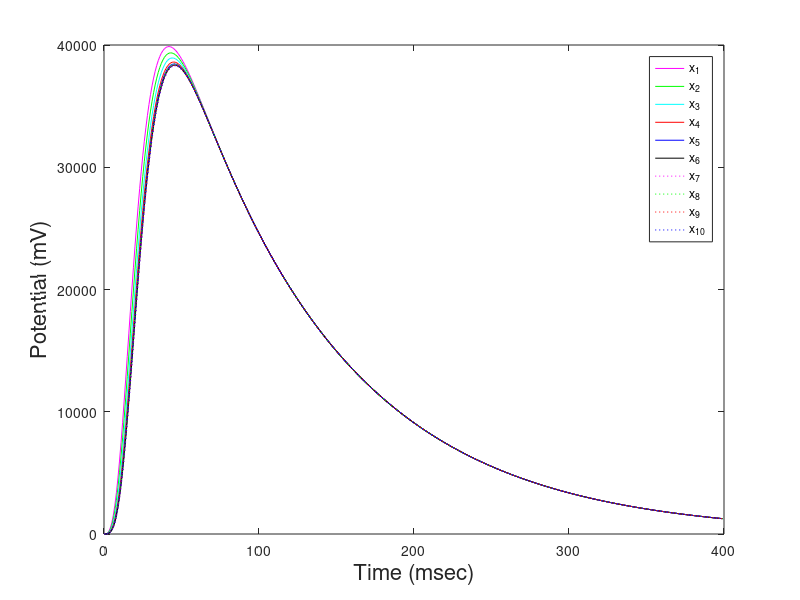

Source code (MATLAB):
% dendrite.m
%
% M-file to hold and process matrices pertaining to the
% dendrite electrical modeling problem. It then uses
% the Backward-Euler method with average parameter values for
% the cell to obtain the cell potentials.  Finally, a plot
% of potentials is issued.
%
% Doug Daniels
% 06-07-01 

% average parameter values
dt = 1;      % time step for backward-euler method
ell = .1;        % fiber length (cm)
a = 0.025;      % fiber radius (cm)
rho_i = 100;     % cytoplasmic resistivity (Ohm cm)
rho_m = 1000;   % membrane resistivity (Ohm cm^2)
E_m = 0;      % resting potential mV
N = 8;         % number of compartments
c = .1;		% micro farad
R_i = rho_i*(ell/N)/(pi*a*a);   % axial resistance (Ohm)
R_m = rho_m/(2*pi*a*ell/N);     % lateral resistance (Ohm)

A_cb = 4*pi*(.05)^2;
R_cb = rho_m/A_cb;
C_cb = c*A_cb;
C_m = c*(2*pi*a*ell/N);

% node-edge adjacency matrix
A = [	-1 0 0 0 0 0 0 0 0 0;
     	-1 0 0 0 0 0 0 0 0 0;
 	-1 1 0 0 0 0 0 0 0 0;
        0 -1 0 0 0 0 0 0 0 0;
        0 -1 0 0 0 0 0 0 0 0; 
        0 -1 1 0 0 0 0 0 0 0;
        0 0 -1 0 0 0 0 0 0 0;
        0 0 -1 0 0 0 0 0 0 0;
      	0 0 -1 1 0 0 0 0 0 0;
  	0 0 0 1 -1 0 0 0 0 0;
	0 0 0 0 -1 0 0 0 0 0;
	0 0 0 0 -1 0 0 0 0 0;
	0 0 0 0 -1 1 0 0 0 0;
	0 0 0 0 0 -1 0 0 0 0;
	0 0 0 0 0 -1 0 0 0 0;
	0 0 0 0 0 -1 1 0 0 0;
	0 0 0 0 0 0 -1 0 0 0;
	0 0 0 0 0 0 -1 0 0 0;
	0 0 0 -1 0 0 0 1 0 0;
	0 0 0 0 0 0 0 -1 0 0;
	0 0 0 0 0 0 0 -1 0 0;
	0 0 0 0 0 0 0 -1 1 0;
	0 0 0 0 0 0 0 0 -1 0;
	0 0 0 0 0 0 0 0 -1 0;
	0 0 0 0 0 0 0 0 -1 1;
	0 0 0 0 0 0 0 0 0 -1;
	0 0 0 0 0 0 0 0 0 -1 ];

% vector of batteries
b = - E_m .* [0; 1; 0; 0; 1; 0; 0; 1; 0; 0; 0; 1; 0; 0; 1; 0; 0;
     1; 0; 0; 1; 0; 0; 1; 0; 0; 1 ];

% diagonal elements of C  
c_diags = [ C_cb; 0; 0; C_m; 0; 0; C_m; 0; 0; 0; C_m; 0; 0; 
	    C_m; 0; 0; C_m; 0; 0; C_m; 0; 0; C_m; 0; 0; C_m; 
	    0  ];

% C matrix
C = diag(c_diags);

% diagonal elements of G before subsequent transformation (see below)
% G_diags = [ 0; 1/R_cb; 1/R_i; 0; 1/R_m; 1/R_i; 0; 
%	    1/R_m; 1/R_i; 1/R_i; 0; 1/R_m; 1/R_i; 
%	    0; 1/R_m; 1/R_i; 0; 1/R_m; 1/R_i; 0; 
%	    1/R_m; 1/R_i; 0; 1/R_m; 1/R_i; 0; 1/R_m ];


% here we have replaced ( 1 / R_(foo) ) with ( G_(foo) ) 
% in the G_diags
G_cb = 1 / R_cb;
G_i = 1 / R_i;
G_m = 1 / R_m;

G_foo_diags = [ 0; G_cb; G_i; 0; G_m; G_i; 0;
	 	    G_m; G_i; G_i; 0; G_m; G_i;
		    0; G_m; G_i; 0; G_m; G_i; 0;
		    G_m; G_i; 0; G_m; G_i; 0; G_m ];


% G matrix, modified as described above
G = diag(G_foo_diags);

A_trans_C_A = A' * C * A;

A_trans_G_A = A' * G * A;

A_trans_G_b = A' * G * b;

% Backward-Euler calculations
D = A_trans_C_A;
E = - A_trans_G_A;

S = D - ( dt .* E );

x(:,1) = zeros(10,1);
t(1) = 0;

for j = 2:400/dt
   
   t(j) = (j-1) * dt;
   g = A_trans_G_b + [t(j)^3 * exp( -t(j) / 6 ) / 10000/C_cb 0 0 0 0 0 0 0 0 0]';
   x(:,j) = S \ (D * x(:,j-1) + ( g .* dt) );
   
end


hold off;
plot(t,x(1,:),'m-');
hold on;
plot(t,x(2,:),'g-');
plot(t,x(3,:),'c-');
plot(t,x(4,:),'r-');
plot(t,x(5,:),'b-');
plot(t,x(6,:),'k-');
plot(t,x(7,:),'m:');
plot(t,x(8,:),'g:');
plot(t,x(9,:),'r:');
plot(t,x(10,:),'b:');

legend('x_1', 'x_2', 'x_3', 'x_4', 'x_5', 'x_6', 'x_7', 'x_8', 'x_9', 'x_1_0');

xlabel('Time (msec)','fontsize',16);
ylabel('Potential (mV)','fontsize',16);
